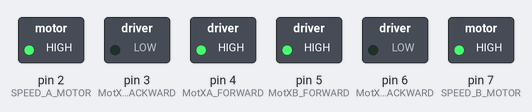
Recording of a sketch running on a simulated Arduino Uno, built with avr-gcc and run on an emulated ATmega328P. Shown: switched loads named in the sketch (green lamp = pin HIGH).

Above: at 0.1 s.
Timing chart, 0 to 1.6 s (numbered marks = the images above):
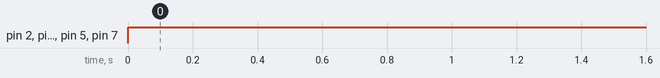

The sketch:

P8A3-Locomotion.ino
```cpp
#define MotXA_FORWARD 4
#define MotXA_BACKWARD 3

#define MotXB_FORWARD 5
#define MotXB_BACKWARD 6

#define SPEED_A_MOTOR 2
#define SPEED_B_MOTOR 7

#define SPEED_VALUE 1

/// @brief Control all the movement of the robot
/// @param LSignal values from -1 to 1, the movement of Left tyre
/// @param RSignal values from -1 to 1, the movement of Right tyre
void DriveRobot(float LSignal, float RSignal);

/// @brief Control the movement of the left tyre of the bot
/// @param LSignal values from -1 to 1, means the direction of the movement
/// @param Speed the speed of the movement
void DriveLeftRobot(float LSignal, float Speed);

/// @brief Control the movement of the right tyre of the bot
/// @param RSignal values from -1 to 1, means the direction of the movement
/// @param Speed the speed of the movement
void DriveRightRobot(float RSignal, float Speed);

int i = 0;

void setup() {
    pinMode(MotXA_FORWARD, OUTPUT);
    pinMode(MotXA_BACKWARD, OUTPUT);

    pinMode(MotXB_FORWARD, OUTPUT);
    pinMode(MotXB_BACKWARD, OUTPUT);

    pinMode(SPEED_A_MOTOR, OUTPUT);
    pinMode(SPEED_B_MOTOR, OUTPUT);

    i = 0;
}

void loop() {
    DriveRobot(1, 1);
    delay(2000);
}

void DriveRobot(float LSignal, float RSignal) {
    float FinalSpeed = SPEED_VALUE * 255;

    if (LSignal == 1 && RSignal == 1) {
        digitalWrite(MotXA_FORWARD, HIGH);
        digitalWrite(MotXA_BACKWARD, LOW);
        analogWrite(SPEED_A_MOTOR, FinalSpeed);

        digitalWrite(MotXB_FORWARD, HIGH);
        digitalWrite(MotXB_BACKWARD, LOW);
        analogWrite(SPEED_B_MOTOR, FinalSpeed);
    } else if (LSignal == -1 && RSignal == -1) {
    } else if (LSignal == -1 && RSignal == 1) {
    } else if (LSignal == 1 && RSignal == -1) {
    }
}

void DriveLeftRobot(float LSignal, float Speed) {
    float FinalSpeed = Speed * 255;
    if (LSignal == 1) {
        digitalWrite(MotXA_FORWARD, HIGH);
        digitalWrite(MotXA_BACKWARD, LOW);
        analogWrite(SPEED_A_MOTOR, 255);
    } else if (LSignal == -1) {
        digitalWrite(MotXA_FORWARD, LOW);
        digitalWrite(MotXA_BACKWARD, HIGH);
        analogWrite(SPEED_A_MOTOR, 255);
    } else {
        FinalSpeed = 0;
        digitalWrite(MotXA_FORWARD, HIGH);
        digitalWrite(MotXA_BACKWARD, LOW);
        analogWrite(SPEED_A_MOTOR, FinalSpeed);
    }
}

void DriveRightRobot(float RSignal, float Speed) {
    int FinalSpeed = Speed * 255;
    if (RSignal == 1) {
        digitalWrite(MotXB_FORWARD, HIGH);
        digitalWrite(MotXB_BACKWARD, LOW);
        analogWrite(SPEED_B_MOTOR, 255);
    } else if (RSignal == -1) {
        digitalWrite(MotXB_FORWARD, LOW);
        digitalWrite(MotXB_BACKWARD, HIGH);
        analogWrite(SPEED_B_MOTOR, 255);
    } else {
        FinalSpeed = 0;
        digitalWrite(MotXB_FORWARD, HIGH);
        digitalWrite(MotXB_BACKWARD, LOW);
        analogWrite(SPEED_B_MOTOR, FinalSpeed);
    }
}
```

Measured:
- by itself, pin 2 (SPEED_A_MOTOR), pin 4 (MotXA_FORWARD), pin 5 (MotXB_FORWARD), pin 7 (SPEED_B_MOTOR): LOW → HIGH at 0.00 s
